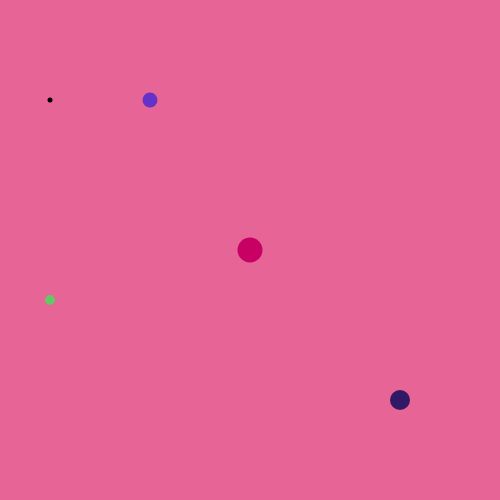
Frame 1 (no input)
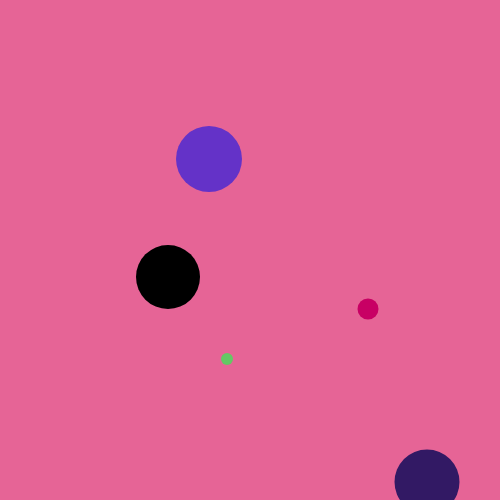
Frame 60 (no input)
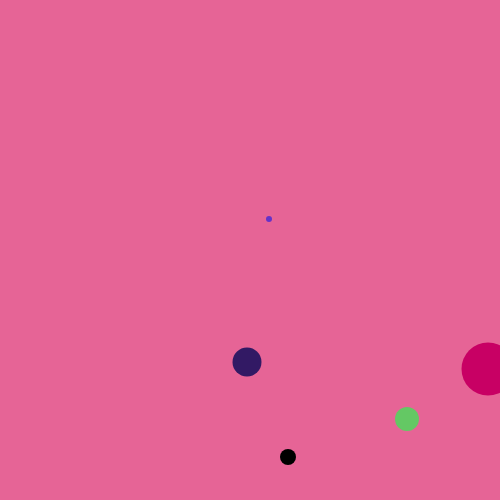
Frame 120 (the mouse pressed at the canvas centre since frame 60)

The p5.js sketch that drew these frames (run headless with seeded random() and noise() and a simulated clock; from frame 60 on, the mouse is pressed at the canvas centre):

// p5.js sketch
// ── sketch.js
var myBall1;
var myBall2;
var myBall3;
var myBall4;
var myBall5

function setup() {
	createCanvas(500,500);

	myBall1 = new Ball(50,100,2,3,5,1,color(0));
	myBall2 = new Ball(50,300,3,1,10,2,color(100,200,100));
	myBall3 = new Ball(150,100,1,1,15,1,color(100,50,200));
	myBall4 = new Ball(400,400,3,2,20,3,color(50,25,100));
	myBall5 = new Ball(250,250,2,1,25,4,color(200,0,100));

  // put setup code here
}

function draw() {
	background(230,100,150);

	myBall1.displayBall();
	myBall2.displayBall();
	myBall3.displayBall();
	myBall4.displayBall();
	myBall5.displayBall();

	myBall1.animate();
	myBall2.animate();
	myBall3.animate();
	myBall4.animate();
	myBall5.animate();
  // put drawing code here
}

function Ball(xVal, yVal, xVel, yVel,size,up,color){

	this.x = xVal;
	this.y = yVal;
	this.Xvel = xVel;
	this.Yvel = yVel;
	this.size = size;
	this.sizeUp = up;
	this.color = color;
	
	this.animate = function(){
		this.x += this.Xvel;
		this.y += this.Yvel;
		this.size += this.sizeUp;

		if(this.x <=0 || this.x >= width){
			this.Xvel *= -1;
		}
		if(this.y <=0 || this.y >= height){
			this.Yvel *= -1;
		}
		if (this.size >= 70 || this.size <= 5){
			this.sizeUp *= -1;
		}
	}

	this.displayBall = function(){
		noStroke();
		fill(this.color);
		ellipse(this.x,this.y,this.size,this.size);
	}

};
